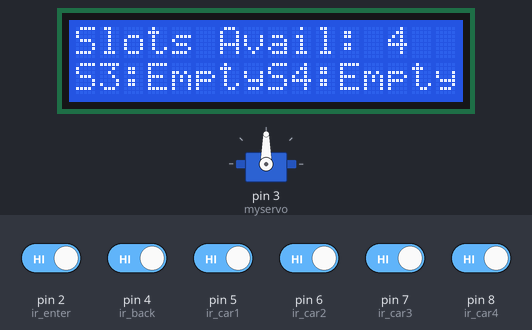
The sketch below on a simulated Arduino Uno, built with avr-gcc and run on an emulated ATmega328P. On the bench: servo, 16×2 character LCD. The inputs (shaded band) are chosen by the test bench; at power-on: pin 2 (ir_enter), pin 4 (ir_back), pin 5 (ir_car1), pin 6 (ir_car2), pin 7 (ir_car3), pin 8 (ir_car4) HIGH.

Above: at 3.2 s.
3.3 s: pin 2 (ir_enter) driven LOW
At 5.1 s:
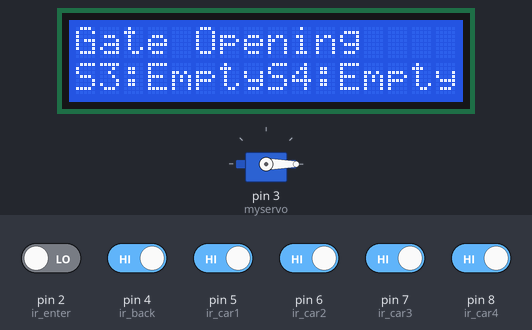
10.1 s: pin 7 (ir_car3) driven LOW
At 16.6 s:
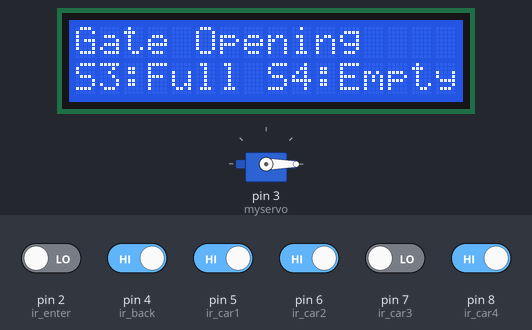
16.9 s: pin 8 (ir_car4) driven LOW
At 20.5 s:
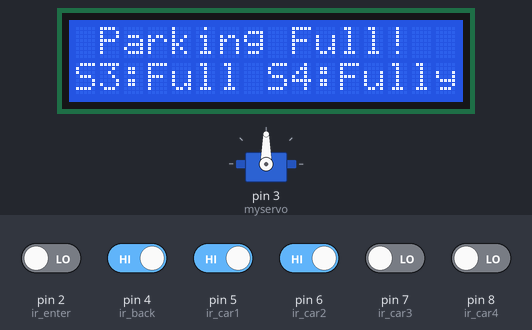
23.7 s: pin 4 (ir_back) driven LOW
At 25.0 s:
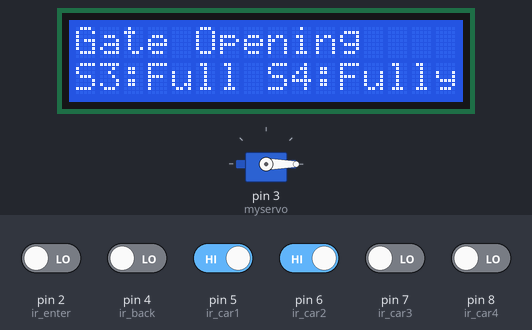
29.7 s: pin 6 (ir_car2) driven LOW
At 32.3 s:
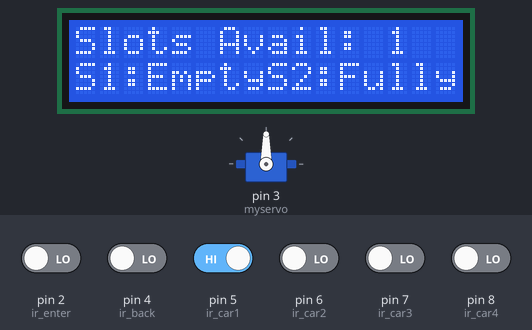
34.0 s: pin 7 (ir_car3) driven HIGH
At 39.9 s:
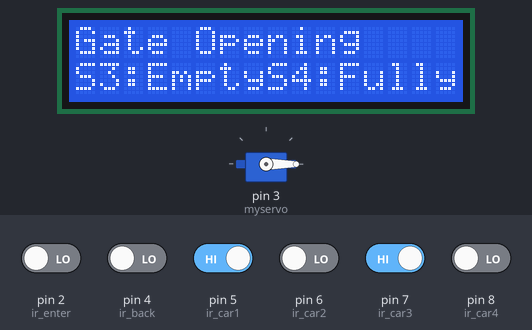
Timing chart, 0 to 41.2 s (numbered marks = the images above; inputs shaded):
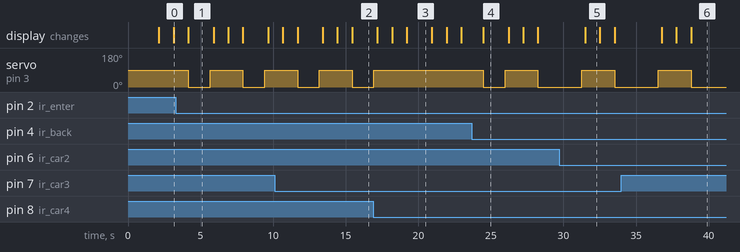

The sketch:

smartparkingsystem.ino
```cpp
#include <Servo.h>
#include <Wire.h>
#include <LiquidCrystal_I2C.h>

// ===== LCD Setup =====
LiquidCrystal_I2C lcd(0x27, 16, 2);  // Change 0x27 if your LCD has a different I2C address

// ===== Servo Setup =====
Servo myservo;

// ===== IR Sensor Pins =====
#define ir_enter 2
#define ir_back  4
#define ir_car1 5
#define ir_car2 6
#define ir_car3 7
#define ir_car4 8

// ===== Variables =====
int S1=0, S2=0, S3=0, S4=0;
int flag_enter=0, flag_exit=0;
int slot = 4;  // total number of slots

// ===== Setup =====
void setup() {
  Serial.begin(9600);

  // Set pin modes
  pinMode(ir_car1, INPUT);
  pinMode(ir_car2, INPUT);
  pinMode(ir_car3, INPUT);
  pinMode(ir_car4, INPUT);
  pinMode(ir_enter, INPUT);
  pinMode(ir_back, INPUT);

  // Servo setup
  myservo.attach(3);
  myservo.write(90);    // gate closed initially

  // LCD setup
  lcd.init();
  lcd.backlight();
  lcd.setCursor(0,0);
  lcd.print("  Smart Parking ");
  lcd.setCursor(0,1);
  lcd.print("     System     ");
  delay(2000);
  lcd.clear();

  // Initialize slot count
  Read_Sensor();
  int total = S1 + S2 + S3 + S4;
  slot = slot - total;
}

// ===== Main Loop =====
void loop() {
  Read_Sensor();

  // Display slots available
  lcd.setCursor(0,0);
  lcd.print("Slots Avail: ");
  lcd.print(slot);
  lcd.print("   "); // overwrite old numbers

  // Display S1 and S2
  lcd.setCursor(0,1);
  lcd.print("S1:");
  lcd.print(S1 ? "Full " : "Empty");
  lcd.print("S2:");
  lcd.print(S2 ? "Full" : "Empty");

  delay(1000);

  // Display S3 and S4
  lcd.setCursor(0,1);
  lcd.print("S3:");
  lcd.print(S3 ? "Full " : "Empty");
  lcd.print("S4:");
  lcd.print(S4 ? "Full" : "Empty");

  delay(1000);

  // ===== Entry Gate Logic =====
  if(digitalRead(ir_enter) == 0 && flag_enter == 0) {
    if(slot > 0) {
      flag_enter = 1;
      myservo.write(0);  // open gate
      slot--;
      lcd.setCursor(0,0);
      lcd.print("Gate Opening   ");
      delay(1500);
      myservo.write(90); // close gate
    } else {
      lcd.setCursor(0,0);
      lcd.print(" Parking Full! ");
      delay(1500);
    }
  }

  // ===== Exit Gate Logic =====
  if(digitalRead(ir_back) == 0 && flag_exit == 0) {
    flag_exit = 1;
    myservo.write(0);  // open gate
    slot++;
    lcd.setCursor(0,0);
    lcd.print("Gate Opening   ");
    delay(1500);
    myservo.write(90); // close gate
  }

  // Reset flags after delay
  if(flag_enter == 1 || flag_exit == 1) {
    flag_enter = 0;
    flag_exit = 0;
  }

  delay(200);
}

// ===== Read IR Sensors =====
void Read_Sensor() {
  S1 = (digitalRead(ir_car1) == 0) ? 1 : 0;
  S2 = (digitalRead(ir_car2) == 0) ? 1 : 0;
  S3 = (digitalRead(ir_car3) == 0) ? 1 : 0;
  S4 = (digitalRead(ir_car4) == 0) ? 1 : 0;
}
```

Measured:
- after the input at 3.3 s, servo on pin 3 (myservo): alternates 90° for 2.3 s and 0° for 1.5 s, starting after 0.86 s; the display: changes after 0.86 s (image 1)
- after the input at 10.1 s, the display: first differs from a run without the input after 4.3 s (image 2 shows a later state)
- after the input at 16.9 s, the display: first differs from a run without the input after 1.3 s (image 3 shows a later state)
- after the input at 23.7 s, servo on pin 3 (myservo): 90° → 0° after 0.78 s, → 90° 1.5 s later, → 0° 2.3 s later; the display: changes after 0.78 s (image 4)
- after the input at 29.7 s, the display: changes after 1.8 s (image 5)
- what the display in image 1 shows lasts 1.7 s, from 4.2 s to 5.9 s
- what the display in image 5 shows lasts 1.0 s, from 31.5 s to 32.5 s
